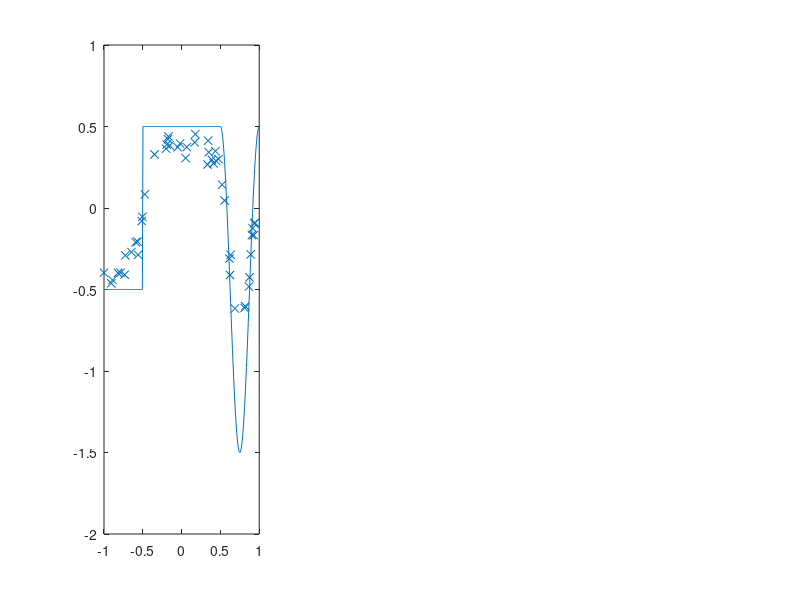

Recreate this plot in MATLAB. (Note: this script raises an error after producing the figure.)
S = 1000000;
beta = 0.01;

local = 100; % how many steps to calculate local acceptance rate?
thinning = 1000; % how often to update figure?
burnin = 100000;

H0 = 100;
N = 2^8;            % Sample on N or N*N grid
J = 50;
gm = 0.04;

NW = 4*H0+H0^2;

XX = linspace(-1,1,N);

UT = (0.5*(sign(XX+0.5)-sign(XX-0.5))-0.5)'+cos(4*pi*XX').*(XX'>0.5);

obsInd = randsample(N,J);
basis = speye(N);

B = zeros(N);
for j=1:N
    B(:,j) = idct(dct(full(basis(:,j))).*exp(-0.1*(1:N)'));
end

A = basis(obsInd,:);

y = A*B*UT + normrnd(0,1,J,1)*gm;

Phi = @(xi) norm(A*B*build_net(xi,XX)-y)^2/(2*gm^2);

subplot(131);
plot(XX,UT);axis([-1,1,-2,1]);
hold on
scatter(XX(obsInd),y,'x');
hold off

acc = zeros(S,1);

UMean = zeros(N,1);
UVar = zeros(N,1);

xi = normrnd(0,1,NW,1);
PhiXi = Phi(xi);
for s=1:S
    xiProp = sqrt(1-beta^2)*xi +beta*normrnd(0,1,NW,1);
    PhiXiProp = Phi(xiProp);
    aProb = min(1,exp(PhiXi-PhiXiProp));
    if unifrnd(0,1) < aProb
        xi = xiProp;
        PhiXi = PhiXiProp;
        acc(s) = 1;
    end
    
    if mod(s,local) == 0
        l_acc = mean(acc(s-local+1:s));
        if l_acc < 0.3
            beta = beta/2;
        else
            beta = min(1,beta*2);
        end
    end
        
    if mod(s,thinning) == 0           
        U = build_net(xi,XX);
        
        if s > burnin
            q = (s-burnin)/thinning;
            UMean = ((q-1)*UMean + U)/q;
            UVar = ((q-1)*UVar + U.^2)/q;

            subplot(132);
            plot(XX,[UMean,UMean+sqrt(UVar-UMean.^2),UMean-sqrt(UVar-UMean.^2)]);axis([-1,1,-2,1]);
        end
        
        subplot(133);
        plot(XX,U);axis([-1,1,-2,1]);
        pause(0.01);
        fprintf('s = %i\tAccepted: %f\n',s,l_acc);
    end
end




function f = build_net(xi,XX)
    d = 1;              % Spatial dimension
    T = @(z) tan(pi*normcdf(z)-pi/2);
    %T = @(z) z;
    sig = @(z) erf(z);  % Activation function

    H0 = 100;
    
    W = cell(2,1);
    A = cell(2,1);

    W{1} = T(reshape(xi(1:d*H0),d,H0));
    A{1} = T(reshape(xi(d*H0+1:d*H0+H0),H0,1));

    W{2} = T(reshape(xi(d*H0+H0+1:d*H0+H0+H0^2),H0,H0));
    A{2} = T(reshape(xi(d*H0+H0+H0^2+1:d*H0+H0+H0^2+H0),H0,1));

    V = T(reshape(xi(d*H0+H0+H0^2+H0+1:end),H0,1));

    h = sig(A{1}+W{1}'*XX);
    h = sig(A{2} + W{2}'*h)/H0;
    f = (V'*h)';
end

    

